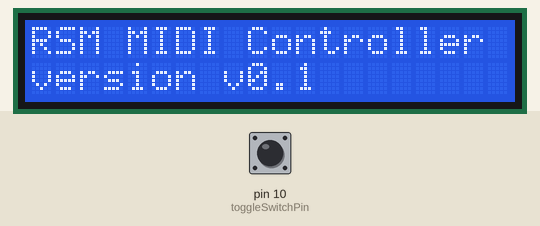
This sketch was run on a simulated Arduino Uno, built with avr-gcc and run on an emulated ATmega328P. Parts: 20×2 character LCD. Inputs (shaded band) come from the test bench; at power-on: pin 10 (toggleSwitchPin) HIGH. What the sketch prints to the serial monitor is not drawn.

Above: at 0.1 s.
At 3.2 s:
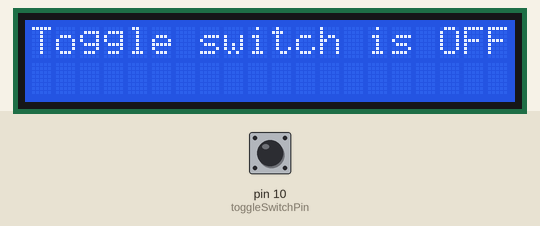
3.3 s: pin 10 (toggleSwitchPin) pulled LOW for 0.15 s
At 3.39 s:
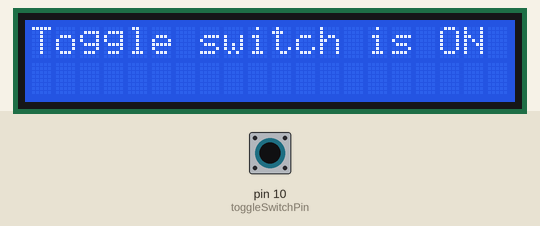
4.9 s: pin 10 (toggleSwitchPin) pulled LOW for 3.2 s
Timing chart, 0 to 7.9 s (numbered marks = the images above; inputs shaded):
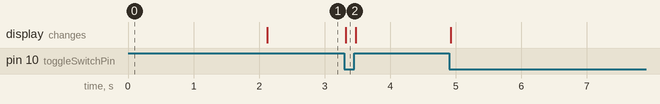

The sketch:

Words_array_show_LCD_after_button_select_rev3.ino
```cpp
#include <Wire.h>
#include <LiquidCrystal_I2C.h>

#define appName "RSM MIDI Controller"
#define appVersion "v0.1"

#define toggleSwitchPin 10
#define button1Pin 7
#define button2Pin 8

#define serialBaud 115200

#define lcd_Address 0x27
#define lcd_NrCols 20
#define lcd_NrLines 2
#define lcd_FirstCol 0
#define lcd_LastCol lcd_FirstCol + lcd_NrCols - 1
#define lcd_FirstLine 0
#define lcd_LastLine lcd_FirstLine + lcd_NrLines - 1

#define midi_MinChan 1
#define midi_NrChannels 16
#define midi_MaxChan midi_MinChan + midi_NrChannels -1

#define buttonState_Off 1
#define buttonState_On 0
#define buttonState_Unknown 3 //status knop weet je niet als MCU opstart; iemand kan de knop ingedrukt houden bij opstarten en dat geeft dus een verkeerde waarde als je er standaard vanuit gaat, dat hij normally open is

int prevtoggleSwitchState = buttonState_Unknown;
int toggleSwitchState;

unsigned long prevMillies;
unsigned long curMillies;

uint8_t button1State = 0;
uint8_t button2State = 0;

uint8_t arrayIndex = 0;

String words[5] = {"EEN", "TWEE", "DRIE", "VIER", "VIJF"};

LiquidCrystal_I2C lcd(lcd_Address, lcd_NrCols, lcd_NrLines);

void setup() {
  String versionStr;

  pinMode(toggleSwitchPin, INPUT_PULLUP);
  pinMode(button1Pin, INPUT_PULLUP);
  pinMode(button2Pin, INPUT_PULLUP);
  Serial.begin(serialBaud);

  lcd.init();
  lcd.backlight();
  lcd.clear();
  printToLCD(lcd_FirstCol,lcd_FirstLine, appName);
//  printToLCD(lcd_FirstCol,lcd_LastLine,"version " + appVersion);
  versionStr = "version ";
  versionStr += appVersion;
  printToLCD(lcd_FirstCol,lcd_LastLine,versionStr);
  delay(2000);
}

void loop() {

  toggleSwitchState = digitalRead(toggleSwitchPin);
  //delay(10);
  if (toggleSwitchState == buttonState_On) {
    if (toggleSwitchState != prevtoggleSwitchState) {
       initToggleOnMode();
    }
    handleToggleOnMode();
  } else {
    if (toggleSwitchState != prevtoggleSwitchState) {
       initToggleOffMode();
    }
    handleToggleOffMode();
  }
  prevtoggleSwitchState = toggleSwitchState;
}

void initToggleOnMode() {
  Serial.println("Toggle On mode selected");
  lcd.clear();
  //delay(50);
  printToLCD(lcd_FirstCol, lcd_FirstLine, "Toggle switch is ON ");
}

void handleToggleOnMode() {
  //Serial.println("Toggle On mode running");
}

void initToggleOffMode() {
  Serial.println("Toggle Off mode selected");
  lcd.clear();
  //delay(50);
  printToLCD(lcd_FirstCol, lcd_FirstLine,"Toggle switch is OFF");
}

void printToLCD(uint8_t col, uint8_t line, String text) {
  lcd.setCursor(col, line);
  lcd.print(text);
}

void handleToggleOffMode() {
//   Serial.println("Toggle Off mode"); //wordt later midi controller sketch aansturing
}
/*
void loop2() {

 do {
  toggleSwitchState = digitalRead(toggleSwitchPin);
  if (toggleSwitchState != prevtoggleSwitchState){
    printToLCD(lcd_FirstCol, lcd_FirstLine, "Toggle switch is OFF");
  }
  prevtoggleSwitchState = toggleSwitchState;
  delay(50); }
  while(toggleSwitchState == HIGH);

toggleSwitchState = digitalRead(toggleSwitchPin);
button1State = digitalRead(button1Pin);
delay(50);
lcd.clear();

while(toggleSwitchState == LOW){

  printToLCD(lcd_FirstCol, lcd_FirstLine, "Toggle switch is ON ");
  printToLCD(lcd_FirstCol, lcd_LastLine, words[arrayIndex]);

  printToLCD(12, lcd_LastLine, arrayIndex);
  delay(1000);
  toggleSwitchState = digitalRead(toggleSwitchPin);
  button1State = digitalRead(button1Pin);

   while (button1State == LOW){

    if (arrayIndex >-1 && arrayIndex <= 3) {
      lcd.clear();
      printToLCD(lcd_FirstCol, lcd_FirstLine, "toggleSwitch is ON ");
      printToLCD(lcd_FirstCol, lcd_LastLine, words[arrayIndex++]);
      printToLCD(12,lcd_LastLine, arrayIndex);
      //delay(500);
     }
    toggleSwitchState = digitalRead(toggleSwitchPin);
    button1State = digitalRead(button1Pin);
    delay(50);
    if (arrayIndex >= 4) {
      arrayIndex = 0;
      lcd.clear();
      printToLCD(lcd_FirstCol, lcd_FirstLine, "Toggle switch is ON ");
      printToLCD(lcd_FirstCol, lcd_LastLine, words[arrayIndex]);
      printToLCP(12,lcd_LastLine, arrayIndex);
     }

  toggleSwitchState = digitalRead(toggleSwitchPin);
  button1State = digitalRead(button1Pin);

  }

  if (toggleSwitchState == LOW && button2State == HIGH && arrayIndex >-1 || arrayIndex < 6) {
      lcd.clear();
      delay(50);
      printToLCD(lcd_FirstCol, lcd_FirstLine, "Toggle switch is ON ");
      printToLCD(lcd_FirstCol, lcd_LastLine, words[arrayIndex--]);
      toggleSwitchState = digitalRead(toggleSwitchPin);
    }

  if (toggleSwitchState == LOW && button2State == HIGH && arrayIndex >= 5) {
      arrayIndex = 0;
      lcd.clear();
      delay(50);
      writeToLCD(lcd_FirstCol, lcd_FirstLine, "Toggle switch is ON ");
      writeToLCD(lcd_FirstCol, lcd_LastLine, words[arrayIndex]);
      toggleSwitchState = digitalRead(toggleSwitchPin);
    }

  if (toggleSwitchState == LOW && button2State == HIGH && arrayIndex < 0) {
      arrayIndex = 5;
      lcd.clear();
      delay(50);
      writeToLCD(lcd_FirstCol, lcd_FirstLine, "toggle switch is ON ");
      writeToLCD(lcd_FirstCol, lcd_LastLine, words[arrayIndex]);
      toggleSwitchState = digitalRead(toggleSwitchPin);
    }

  //toggleSwitchState = digitalRead(toggleSwitchPin);

  lcd.clear();
  writeToLCD(lcd_FirstCol, lcd_LastLine, "terug start loop");
  delay(1000);
  lcd.clear();
  */
```

Measured:
- after the input at 3.3 s, the display: changes at once (image 2)
